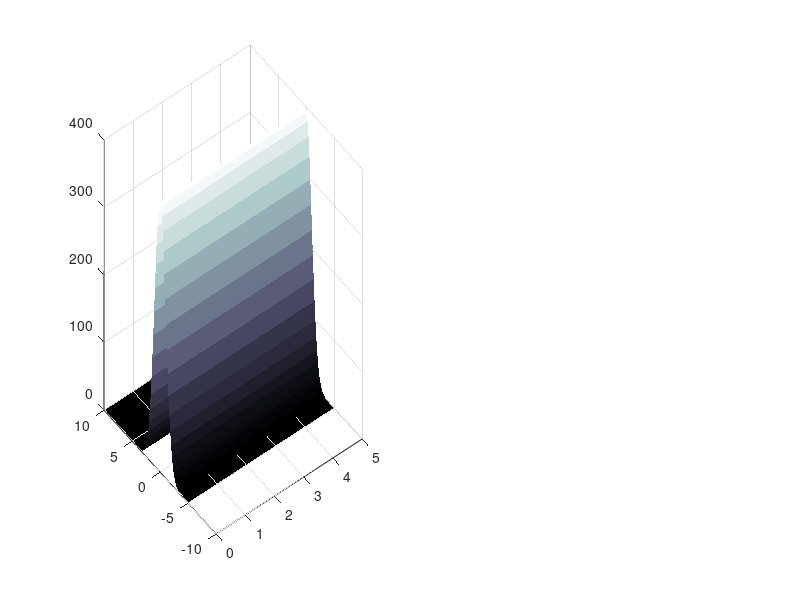

This figure's MATLAB source: (Note: this script raises an error after producing the figure.)
clear; close all ;
subplot(1,2,1)
x1 = linspace(0,5,100);
x2 = linspace(-5,10,100);
[X1 ,X2 ] = meshgrid(x1,x2);
Z=(1000/sqrt(2*pi).*exp(-((X2-0*X1-0).^2/2)));;

surf(X1,X2,Z,'LineStyle','none')
colormap(gca,bone)
set_image_style(18);
view(0,90)

subplot(1,2,2)
x1 = linspace(0,5,100);
x2 = linspace(-5,10,100);
[X1 ,X2 ] = meshgrid(x1,x2);
Z=(1000/sqrt(2*pi).*exp(-((X2-2*X1+4).^2/2)));;
surf(X1,X2,Z,'LineStyle','none')
colormap(gca,bone)
sgtitle('Gaussian distributions used in mixture','FontSize',18,'interpreter','latex')
view(0,90)
set_image_style(18);
p
% print_image_pdf('../img/resilientpwagaussian',[8 3.5])
